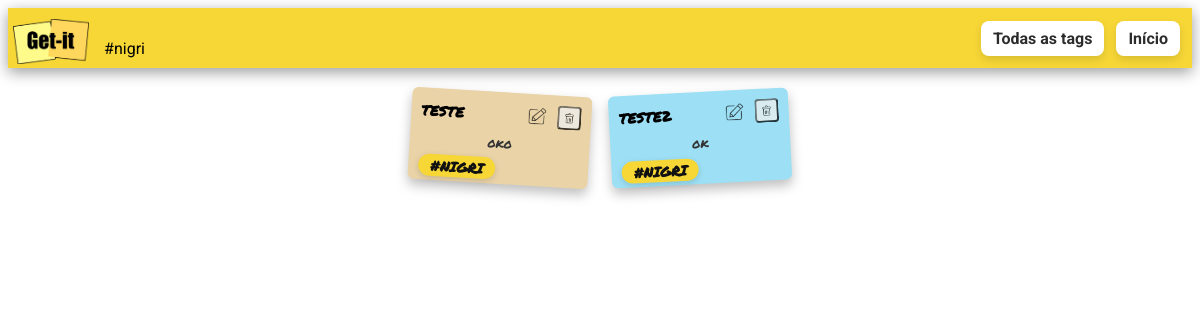
Page /tags/1/ on the committed database.
### notes/models.py (models this page shows, shortened)
class Tag(models.Model):
    name = models.CharField(max_length=40, unique=True)  # evita duplicatas

class Note(models.Model):
    title = models.CharField(max_length=200)
    content = models.TextField(null=True)
    tag = models.ForeignKey(
        Tag,
        null=True, blank=True,
        on_delete=models.SET_NULL,
        related_name="notes"
    )

### notes/views.py (the view)
# urls.py: path("tags/<int:tag_id>/", views.tag_detail, name="tag_detail"),
def tag_detail(request, tag_id):
    tag = get_object_or_404(Tag, pk=tag_id)
    notes = Note.objects.filter(tag=tag).select_related('tag')
    return render(request, 'notes/tag_detail.html', {'tag': tag, 'notes': notes})

### notes/templates/notes/tag_detail.html (shortened to what this page needs)
{% extends "notes/base.html" %}
{% load static %}
{% block content %}
<div class="appbar">
  <img src="{% static 'notes/img/logo-getit.png' %}" class="logo" alt="Get-it" />
  <span class="subtitle">#{{ tag.name }}</span>
  <a class="appbar-link" href="{% url 'tag_list' %}">Todas as tags</a>
  <a class="appbar-link" href="{% url 'index' %}">Início</a>
</div>
<main class="container">
  <div class="card-container">
    {% for note in notes %}
      <div class="card card-color-1 card-rotation-2">
        <div class="card-header">
          <div class="card-title">{{ note.title }}</div>
          <div class="card-actions">
            <a class="note-edit" href="{% url 'update' note.id %}" title="Editar">
              <img src="{% static 'notes/img/edit.png' %}" alt="Editar">
            </a>
            <form class="fav-form" method="post" action="{% url 'delete' note.id %}">
              <button class="note-delete" type="submit" title="Excluir">
                <img src="{% static 'notes/img/delete.png' %}" alt="Excluir">
              </button>
            </form>
          </div>
        </div>
        <div class="card-content">{{ note.content }}</div>
        {% if note.tag %}
          <a class="tag-badge" href="{% url 'tag_detail' note.tag.id %}">#{{ note.tag.name }}</a>
        {% endif %}
      </div>
    {% empty %}
      <p>Não há anotações com a tag <strong>#{{ tag.name }}</strong>.</p>
    {% endfor %}
  </div>
</main>
{% endblock %}

### notes/static/notes/getit.css (style rules this page uses)
html, body { font-family: "Roboto", sans-serif; }
.logo { height: 45px; margin-left: 5px; margin-top: 7px; }
.appbar { background:#f7d736; display:flex; box-shadow:0 4px 14px rgba(0,0,0,0.4); height:60px; width:100%; }
.subtitle { margin-left:15px; margin-top:20px; }
.card-container { display:flex; flex-wrap:wrap; justify-content:center; gap:20px; margin-top:20px; }
.card { width:160px; height:72px; min-height:50px; padding:10px; border-radius:6px; box-shadow:0 6px 12px rgba(0,0,0,0.25); transform-origin:center; word-wrap:break-word; position:relative; }
.card-header { display:flex; align-items:center; justify-content:space-between; margin-bottom:8px; }
.card-header .card-title { margin:0; }
.card-title { font-size:14px; font-weight:bold; font-family:'Permanent Marker', cursive; border:0; margin-bottom:10px; }
.card-content { font-size:13px; font-family:'Permanent Marker', cursive; color:#333; border:0; text-align:center; }
.card-color-1 { background-color:#ead3a7; }
.card-color-2 { background-color:#9de0f5; }
.card-rotation-2 { transform: rotate(-3.5deg); }
.card-rotation-3 { transform: rotate(-3deg); }
.card-rotation-11 { transform: rotate(3.5deg); }
.card-actions { display:inline-flex; align-items:center; gap:8px; }
.note-edit, .note-delete { display:inline-flex; align-items:center; justify-content:center; width:24px; height:24px; border-radius:4px; text-decoration:none; opacity:.75; transition:transform 120ms ease, opacity 120ms ease; }
.note-edit img, .note-delete img { width:18px; height:18px; object-fit:contain; pointer-events:none; }
.fav-form { display:inline-flex; }
.tag-badge { display:inline-block; margin-top:6px; padding:4px 12px; border-radius:9999px; background:#f7d736; color:#111; text-decoration:none; font-family:'Permanent Marker', cursive; font-size:14px; font-weight:700; line-height:1; box-shadow:0 2px 6px rgba(0,0,0,0.15); text-transform:uppercase; }
.appbar { display:flex; align-items:center; }
.appbar-link { margin-right:12px; background:#fff; color:#2c2c2c; padding:8px 12px; border-radius:8px; text-decoration:none; font-weight:bold; box-shadow:0 4px 8px rgba(0,0,0,0.12); }
.container { max-width: 960px; margin:24px auto; padding:0 12px; }

### rows in the picture
Tag: name "nigri"
Note: title "TESTE", content "oko", tag.name "NIGRI"
Note: title "TESTE2", content "ok", tag.name "NIGRI"
